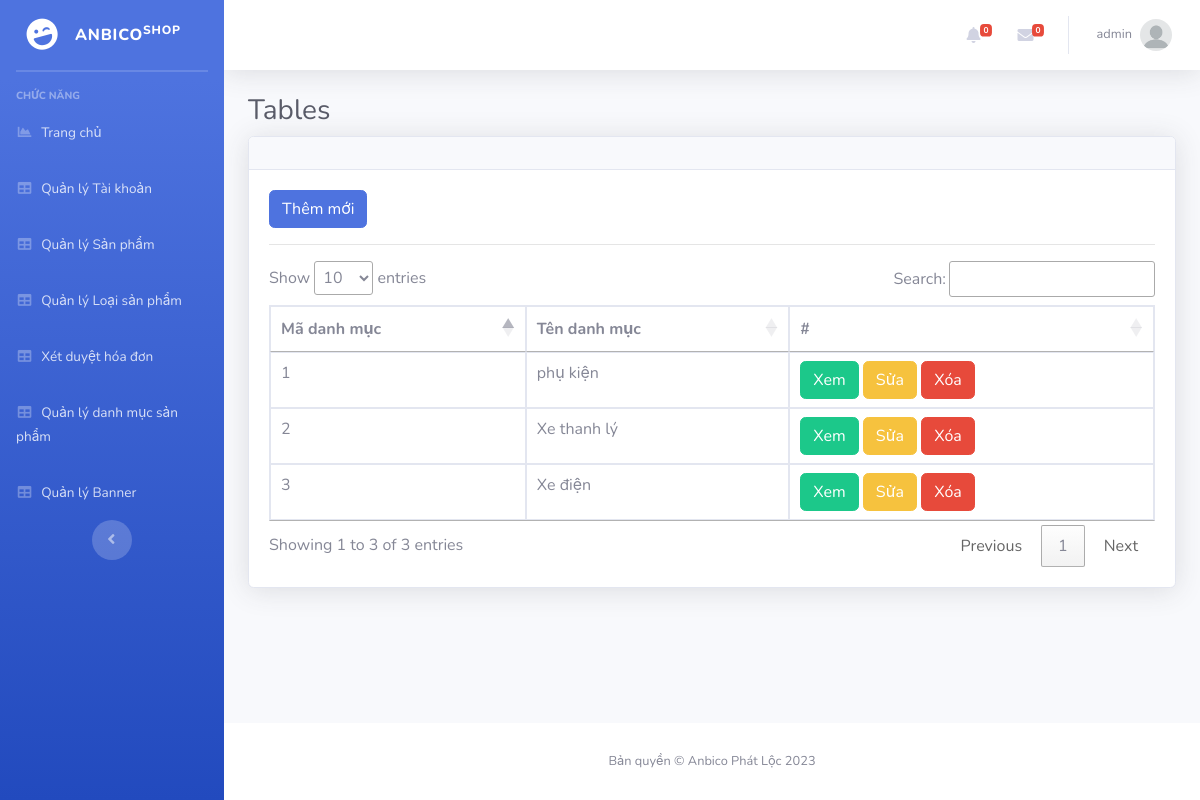
/admin/?mod=danhmuc (signed in), run on the app's committed database.
### tables this page shows
CREATE TABLE `danhmuc` (
  `MaDM` int(11) NOT NULL,
  `TenDM` varchar(255) DEFAULT NULL
);

### Admin/MVC/controllers/DanhmucController.php (called while the page is built, shortened)
<?php
class DanhmucController
{
	var $danhmuc_model;
	function __construct()
	{
		$this->danhmuc_model = new Danhmuc();
	}
	public function list()
	{
		$data = $this->danhmuc_model->All();
		require_once("MVC/Views/Admin/index.php");
	}
}

### Admin/MVC/Models/connection.php (called while the page is built, shortened)
<?php
    class Connection{
        function __construct()
        {
            $this->conn = new mysqli("localhost", "root", "", "shopbike");
        }
    }
?>

### Admin/MVC/Models/model.php (called while the page is built, shortened)
<?php
require_once("connection.php");
class Model
{
    var $table;
    var $contens;
    function __construct()
    {
        $conn_obj = new Connection();
        $this->conn = $conn_obj->conn;
    }
    function All()
    {
        $query = "select * from $this->table ORDER BY $this->contens DESC ";
        require("result.php");
        return $data;
    }
}

### Admin/MVC/Models/result.php (called while the page is built)
<?php
$result = $this->conn->query($query);
$data = array();
while ($row = $result->fetch_assoc()) {
    $data[] = $row;
}
?>

### Admin/MVC/Views/danhmuc/list.php (the view, shortened to what this page needs)
<?php if (isset($_SESSION['isLogin_Admin']) && $_SESSION['isLogin_Admin'] == true) { ?>
<a href="?mod=danhmuc&act=add" type="button" class="btn btn-primary">Thêm mới</a>
<?php } ?>
<hr>
<table class="table table-bordered" id="dataTable" width="100%" cellspacing="0">
  <thead>
    <tr>
      <th scope="col">Mã danh mục</th>
      <th scope="col">Tên danh mục</th>
      <th scope="col">#</th>
    </tr>
  </thead>
  <tbody>
    <?php
    $i=0;
    foreach ($data as $row) {
      $i++;?>
    <tr>
        <td><?= $i ?></td>
        <td><?= $row['TenDM'] ?></td>
        <td>
          <a href="?mod=danhmuc&act=detail&id=<?= $row['MaDM'] ?>" class="btn btn-success">Xem</a>
          <?php if (isset($_SESSION['isLogin_Admin']) && $_SESSION['isLogin_Admin'] == true) { ?>
          <a href="?mod=danhmuc&act=edit&id=<?= $row['MaDM'] ?>" class="btn btn-warning">Sửa</a>
          <a href="?mod=danhmuc&act=delete&id=<?= $row['MaDM'] ?>" onclick="return confirm('Bạn có thật sự muốn xóa ?');" type="button" class="btn btn-danger">Xóa</a>
          <?php }?>
        </td>
      </tr>
    <?php } ?>
</table>

### data on the page
danhmuc: TenDM "phụ kiện"
danhmuc: TenDM "Xe thanh lý"
danhmuc: TenDM "Xe điện"

### other printed values
$_SESSION['login']['TaiKhoan'] "admin"
